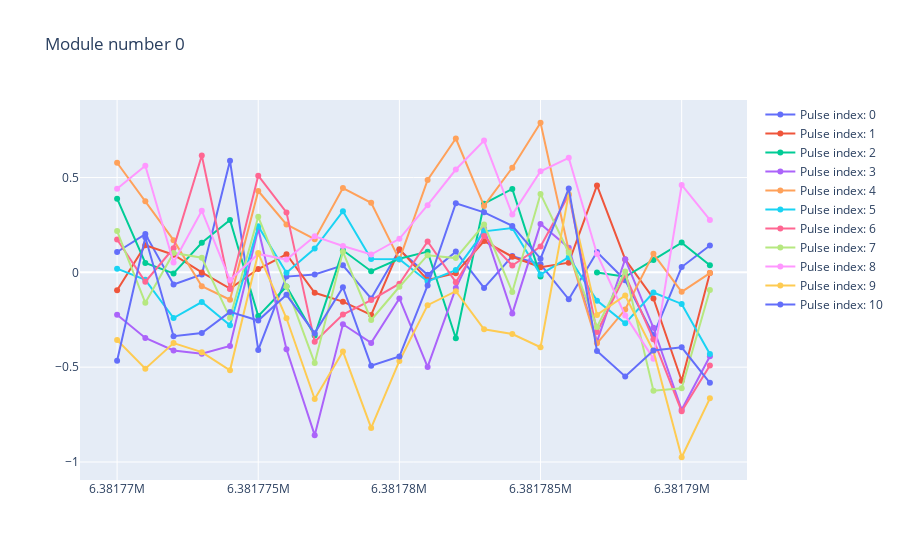
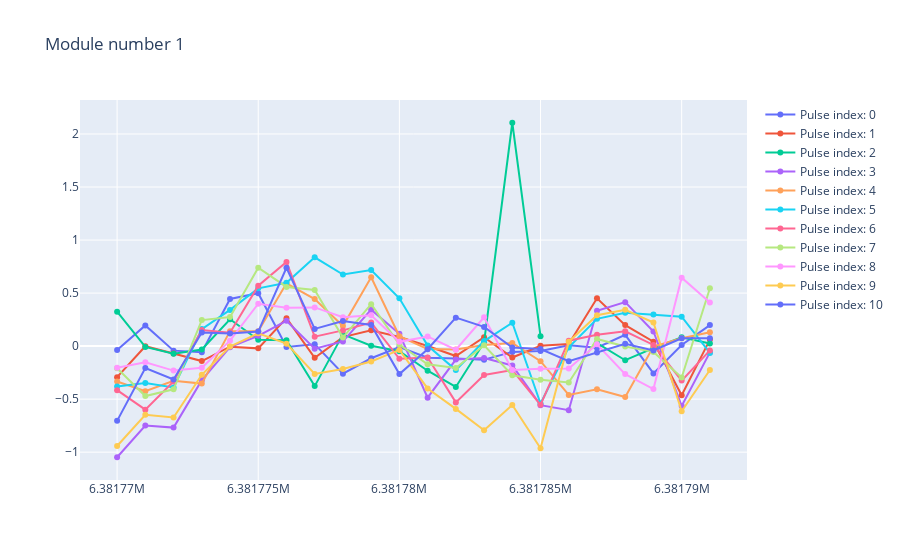
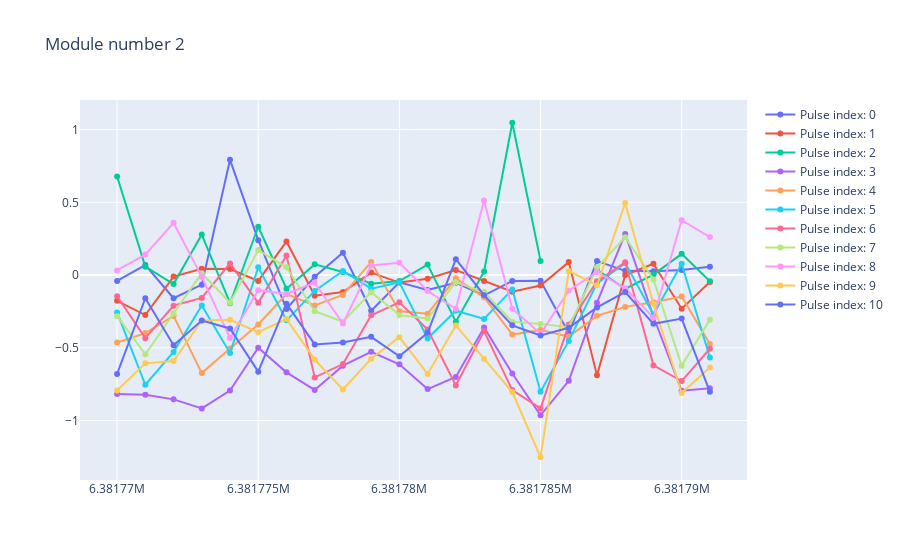
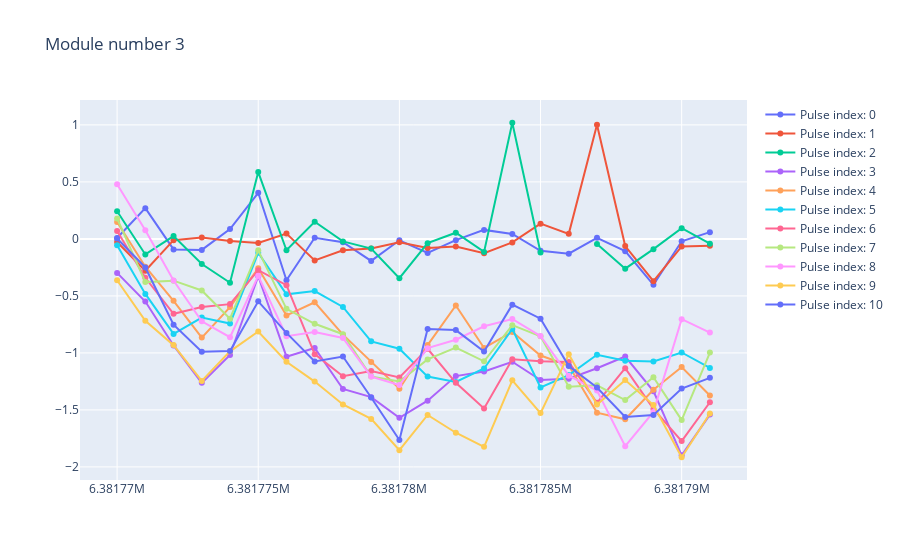

Notebook source saved alongside these figures, in order:
### Markdown cell above
# Plot delay data and roi_intensities

### Code cell
for modno in sorted(dark_run.keys(), key=lambda x: int(x)):
    if roi_intensities[modno] is not None:
        # Align delay and ROI intensities along the trainIds
        roi_int, delay = xr.align(roi_intensities[modno], delay_data)
        # Evaluate MEAN and STD for a given delay
        data = []
        for pulse in range(roi_intensities[modno].shape[-1]):
            s = list(zip(delay[:, 0].values, roi_int[:, pulse].values))
            roi_int_avg = []
            roi_int_std = []
            dl = []
            for key, group in groupby(sorted(s), lambda x: x[0]):
                x, y = zip(*group)
                avg, std = np.mean(np.array(y)), np.std(np.array(y))
                roi_int_avg.append(avg)
                roi_int_std.append(std)
                dl.append(x[0])        

            data.append(go.Scatter(
                x=dl, 
                y=roi_int_avg, 
                mode='lines+markers', 
                name=f"Pulse index: {pulse}"))
        fig = go.Figure(data=data, 
                        layout=go.Layout(
                        title=go.layout.Title(text=f"Module number {modno}")))
        fig.show()
